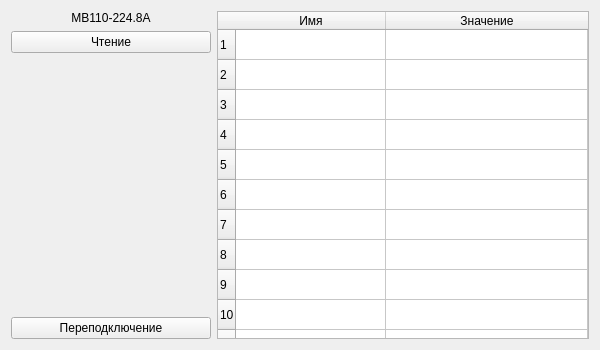
<?xml version="1.0" encoding="UTF-8"?>
<ui version="4.0">
 <class>Form</class>
 <widget class="QWidget" name="Form">
  <property name="geometry">
   <rect>
    <x>0</x>
    <y>0</y>
    <width>600</width>
    <height>350</height>
   </rect>
  </property>
  <property name="sizePolicy">
   <sizepolicy hsizetype="Expanding" vsizetype="Expanding">
    <horstretch>0</horstretch>
    <verstretch>0</verstretch>
   </sizepolicy>
  </property>
  <property name="minimumSize">
   <size>
    <width>600</width>
    <height>350</height>
   </size>
  </property>
  <property name="windowTitle">
   <string>Form</string>
  </property>
  <layout class="QGridLayout" name="gridLayout" columnstretch="0,0,0">
   <item row="2" column="0" colspan="2">
    <spacer name="verticalSpacer">
     <property name="orientation">
      <enum>Qt::Vertical</enum>
     </property>
     <property name="sizeHint" stdset="0">
      <size>
       <width>20</width>
       <height>40</height>
      </size>
     </property>
    </spacer>
   </item>
   <item row="1" column="0" colspan="2">
    <widget class="QPushButton" name="singleReadPButt">
     <property name="minimumSize">
      <size>
       <width>200</width>
       <height>0</height>
      </size>
     </property>
     <property name="text">
      <string>Чтение</string>
     </property>
    </widget>
   </item>
   <item row="0" column="0" colspan="2">
    <widget class="QLabel" name="devNameLabel">
     <property name="text">
      <string>МВ110-224.8А</string>
     </property>
     <property name="alignment">
      <set>Qt::AlignCenter</set>
     </property>
    </widget>
   </item>
   <item row="3" column="0" colspan="2">
    <widget class="QPushButton" name="reconnectPButt">
     <property name="text">
      <string>Переподключение</string>
     </property>
    </widget>
   </item>
   <item row="0" column="2" rowspan="4">
    <widget class="QTableWidget" name="tempTWidget">
     <property name="sizePolicy">
      <sizepolicy hsizetype="MinimumExpanding" vsizetype="MinimumExpanding">
       <horstretch>0</horstretch>
       <verstretch>0</verstretch>
      </sizepolicy>
     </property>
     <property name="minimumSize">
      <size>
       <width>300</width>
       <height>300</height>
      </size>
     </property>
     <property name="verticalScrollBarPolicy">
      <enum>Qt::ScrollBarAlwaysOff</enum>
     </property>
     <property name="horizontalScrollBarPolicy">
      <enum>Qt::ScrollBarAlwaysOff</enum>
     </property>
     <property name="rowCount">
      <number>20</number>
     </property>
     <attribute name="horizontalHeaderCascadingSectionResizes">
      <bool>false</bool>
     </attribute>
     <attribute name="horizontalHeaderDefaultSectionSize">
      <number>150</number>
     </attribute>
     <attribute name="horizontalHeaderMinimumSectionSize">
      <number>150</number>
     </attribute>
     <attribute name="horizontalHeaderShowSortIndicator" stdset="0">
      <bool>false</bool>
     </attribute>
     <attribute name="horizontalHeaderStretchLastSection">
      <bool>true</bool>
     </attribute>
     <attribute name="verticalHeaderDefaultSectionSize">
      <number>30</number>
     </attribute>
     <attribute name="verticalHeaderMinimumSectionSize">
      <number>30</number>
     </attribute>
     <row/>
     <row/>
     <row/>
     <row/>
     <row/>
     <row/>
     <row/>
     <row/>
     <row/>
     <row/>
     <row/>
     <row/>
     <row/>
     <row/>
     <row/>
     <row/>
     <row/>
     <row/>
     <row/>
     <row/>
     <column>
      <property name="text">
       <string>Имя</string>
      </property>
     </column>
     <column>
      <property name="text">
       <string>Значение</string>
      </property>
     </column>
    </widget>
   </item>
  </layout>
 </widget>
 <resources/>
 <connections/>
</ui>
